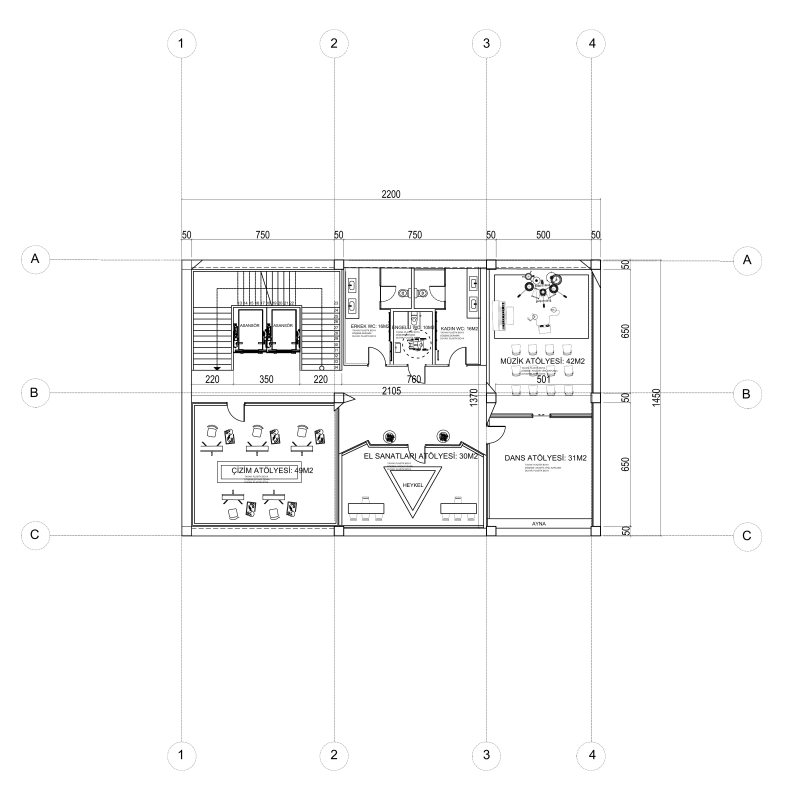
#> input picture assets/projects/concept-cultural-centre/drawings/second-floor-large.webp, 3166 x 3200 px, given in place of p.png, which was not available (shown at 1/4 size)
$ python make-drawing-preview.py ../assets/projects/concept-cultural-centre/drawings/second-floor-large.webp ../assets/projects/concept-cultural-centre/drawings/section-aa-large.webp
#> lines starting #> are read from the running program, lines starting #| are printed output that depends on the picture; after the words box and inside, x2 and y2 are one past the last pixel; in counts of white or black regions, pixels touching at a corner belong together; pictures that were not available may be replaced by others from this repository, and a replacement may not be noted
"""Render web previews for a verified drawing PDF (the PDF itself stays unchanged).

    python3 tools/make-drawing-preview.py SHEET.pdf assets/projects/<project>/drawings/<name>

Copies the PDF to <name>.pdf and writes <name>-preview.webp (1400 px) and
<name>-large.webp (3200 px, used when zooming). White margins are trimmed.
Prints the `w`/`h` values for content.js. Requires Pillow and poppler (pdftoppm).
"""
import sys, os, shutil, subprocess, tempfile
from PIL import Image, ImageChops

pdf, base = sys.argv[1], sys.argv[2]
os.makedirs(os.path.dirname(base), exist_ok=True)
shutil.copy2(pdf, base + '.pdf')
with tempfile.TemporaryDirectory() as t:
    subprocess.run(['pdftoppm', '-r', '300', '-png', '-singlefile', pdf, os.path.join(t, 'p')], check=True)
#> (this line was passed over: subprocess is not available in this run)
    im = Image.open(os.path.join(t, 'p.png')).convert('RGB')
#> im is the input picture: PIL image 3166x3200 RGB; mean R, G, B 249, 249, 249
diff = ImageChops.difference(im, Image.new('RGB', im.size, 'white')).convert('L').point(lambda v: 255 if v > 12 else 0)
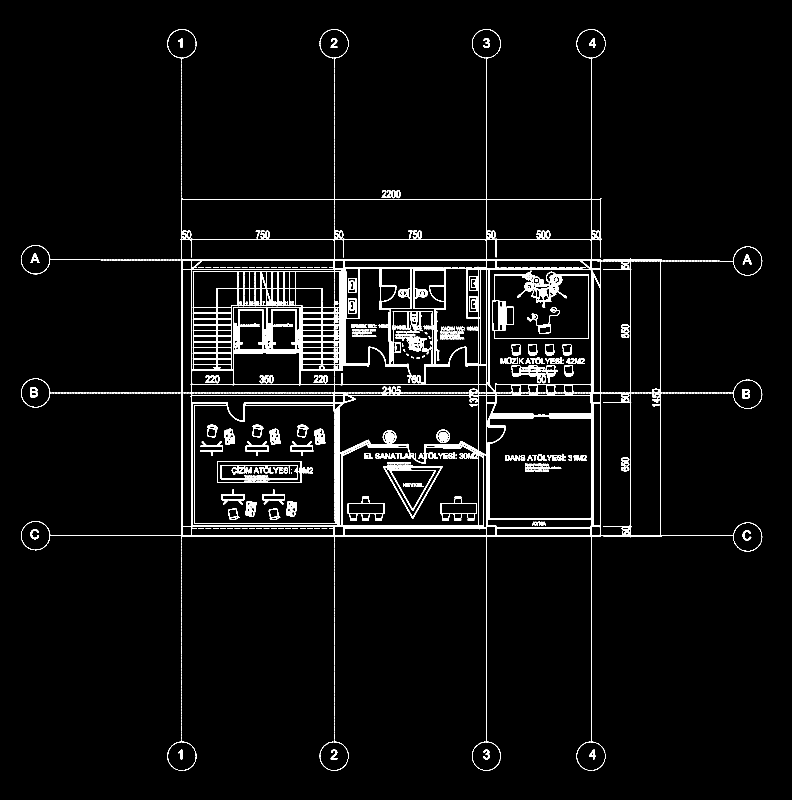
#> diff: PIL image 3166x3200 L (shown at 1/4 size); 3.4% white; 1677 white regions (528 under 20 px), largest, box (x1, y1, x2, y2) and area: (721, 787, 2411, 2159) 196975, (1969, 1083, 2356, 1355) 11751, (2412, 1034, 2651, 2150) 7516
x0, y0, x1, y1 = diff.getbbox(); pad = int(0.025 * max(im.size))
#> after `x0, y0, x1, y1 = diff.getbbox()`: x0 = 84; y0 = 117; x1 = 3049; y1 = 3083
#> after `pad = int(0.025 * max(im.size))`: pad = 80
im = im.crop((max(0, x0 - pad), max(0, y0 - pad), min(im.width, x1 + pad), min(im.height, y1 + pad)))
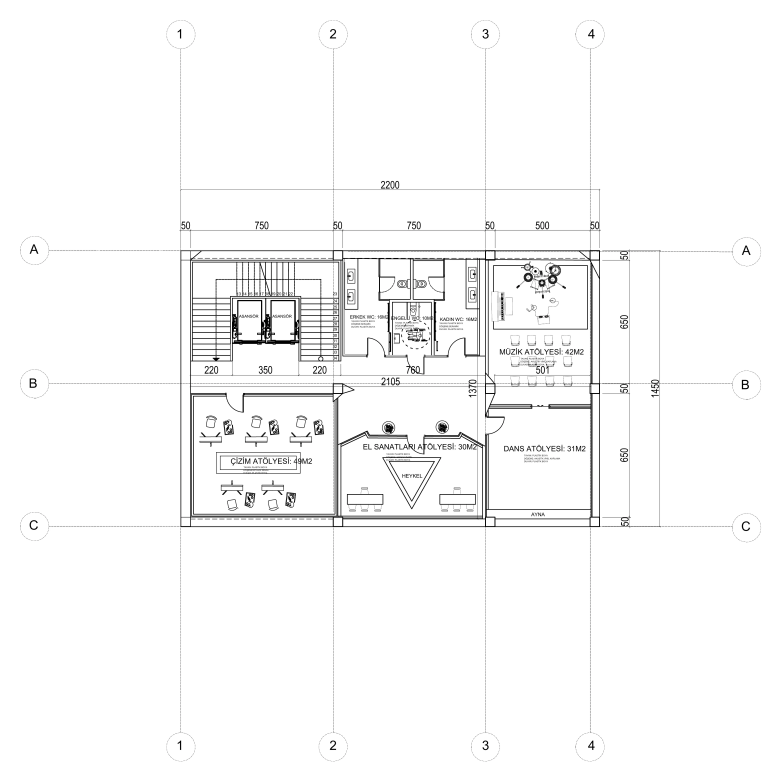
#> im: PIL image 3125x3126 RGB (shown at 1/4 size); mean R, G, B 248.8, 248.7, 248.8
for tag, longest in (('preview', 1400), ('large', 3200)):
    s = min(1, longest / max(im.size))
    r = im.resize((round(im.width * s), round(im.height * s)), Image.LANCZOS)
    r.save(f'{base}-{tag}.webp', 'WEBP', quality=90, method=6)
    if tag == 'preview':
        print(f"file: 'drawings/{os.path.basename(base)}', w: {r.width}, h: {r.height}")

$ run again, on assets/projects/concept-cultural-centre/drawings/section-aa-large.webp
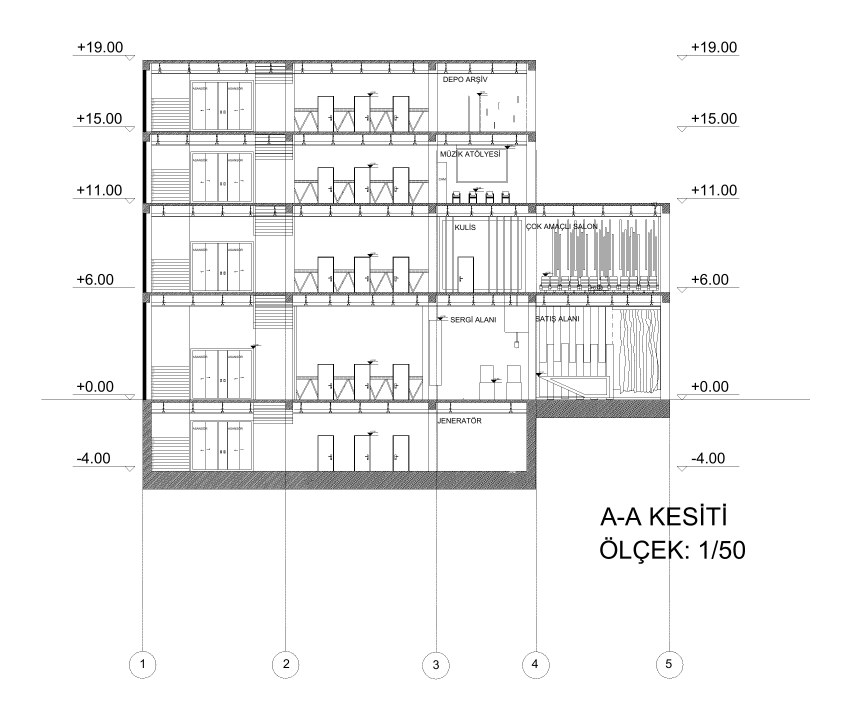
#> input picture assets/projects/concept-cultural-centre/drawings/section-aa-large.webp, 2554 x 2162 px, given in place of p.png, which was not available (shown at 1/3 size)
#> im is the input picture: PIL image 2554x2162 RGB; mean R, G, B 243, 243, 243
#> `diff = ImageChops.difference(im, Image.new('RGB', im.size, 'white')).c..`:
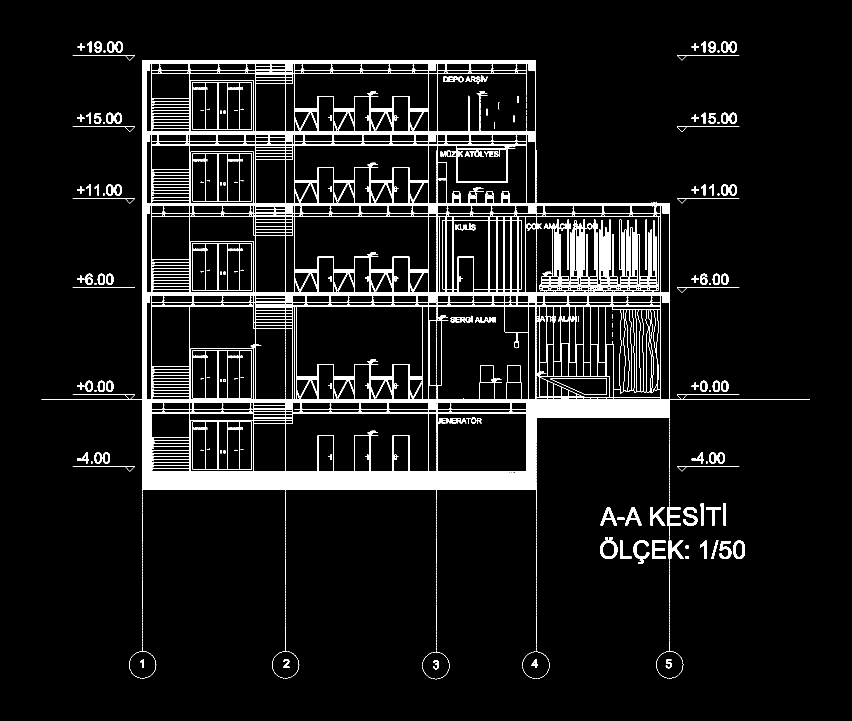
#> diff: PIL image 2554x2162 L (shown at 1/3 size); 4.9% white in thin lines or dots, all inside (x1, y1, x2, y2) = (124, 124, 2430, 2038)
#> x0 = 124; x1 = 2430; y1 = 2038
#> im: PIL image 2432x2040 RGB
#> the loop `for tag, longest in (('preview', 1400), ('large', 3200)):` made 2 passes
#> pass 1, `r = im.resize((round(im.width * s), round(im.height * s)), Image.LANCZ..`:
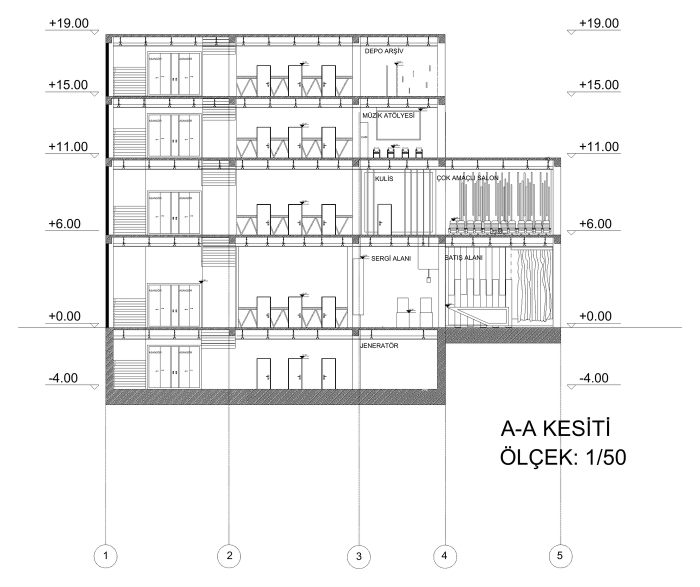
#> r: PIL image 1400x1174 RGB (shown at 1/2 size); mean R, G, B 241, 241, 241

$ run again, on assets/projects/concept-cultural-centre/drawings/section-bb-large.webp
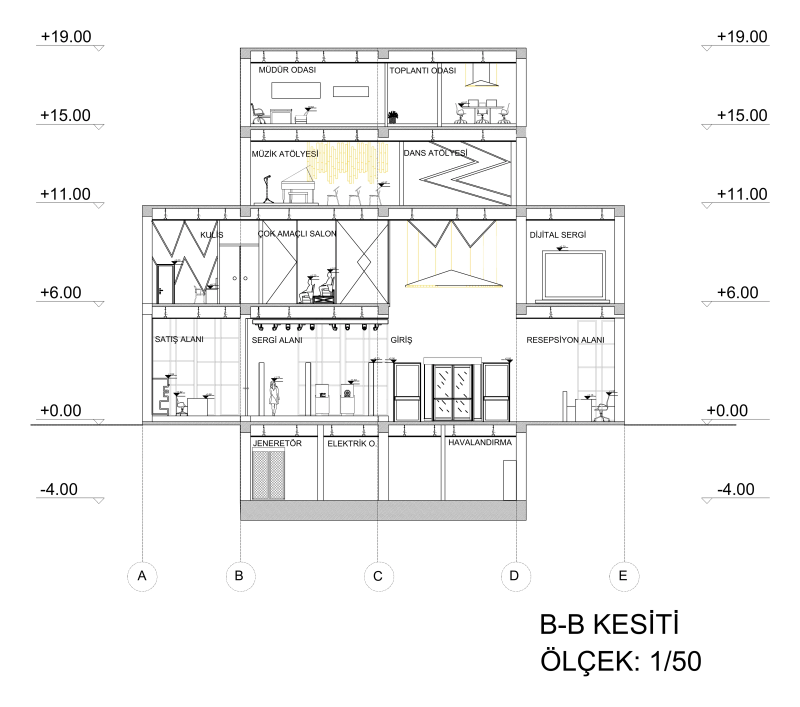
#> input picture assets/projects/concept-cultural-centre/drawings/section-bb-large.webp, 3200 x 2827 px, given in place of p.png, which was not available (shown at 1/4 size)
#> im is the input picture: PIL image 3200x2827 RGB; mean R, G, B 245, 244.9, 244.7
#> `diff = ImageChops.difference(im, Image.new('RGB', im.size, 'white')).c..`:
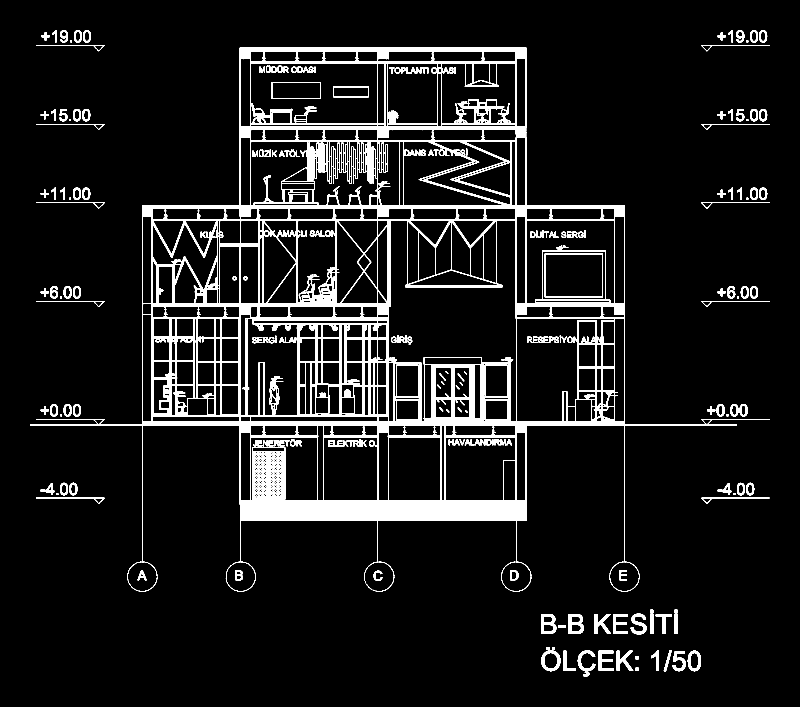
#> diff: PIL image 3200x2827 L (shown at 1/4 size); 7.1% white; 869 white regions (253 under 20 px), largest, box (x1, y1, x2, y2) and area: (121, 191, 3079, 2087) 511920, (1008, 1789, 1141, 1999) 13248, (2275, 2456, 2336, 2536) 2828
#> x0 = 121; y0 = 120; x1 = 3080; y1 = 2706
#> im: PIL image 3119x2746 RGB
#> the loop `for tag, longest in (('preview', 1400), ('large', 3200)):` made 2 passes
#> pass 1, `r = im.resize((round(im.width * s), round(im.height * s)), Image.LANCZ..`:
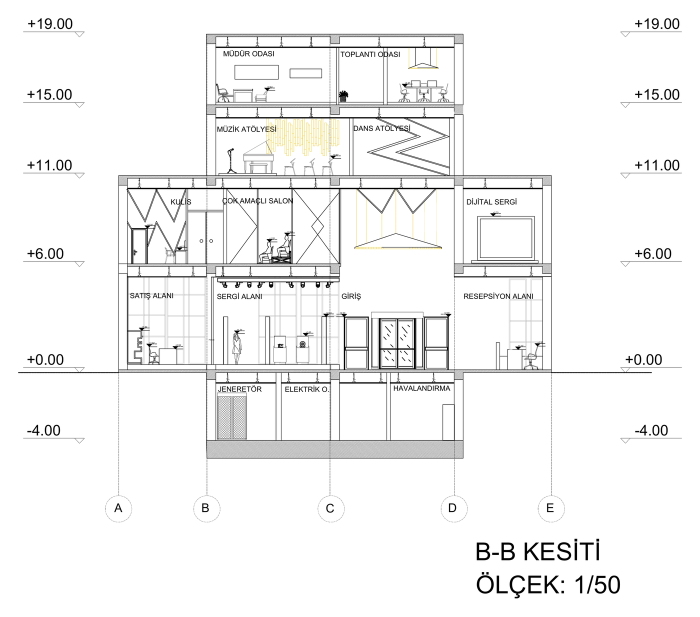
#> r: PIL image 1400x1233 RGB (shown at 1/2 size); mean R, G, B 244.1, 244.1, 243.8
